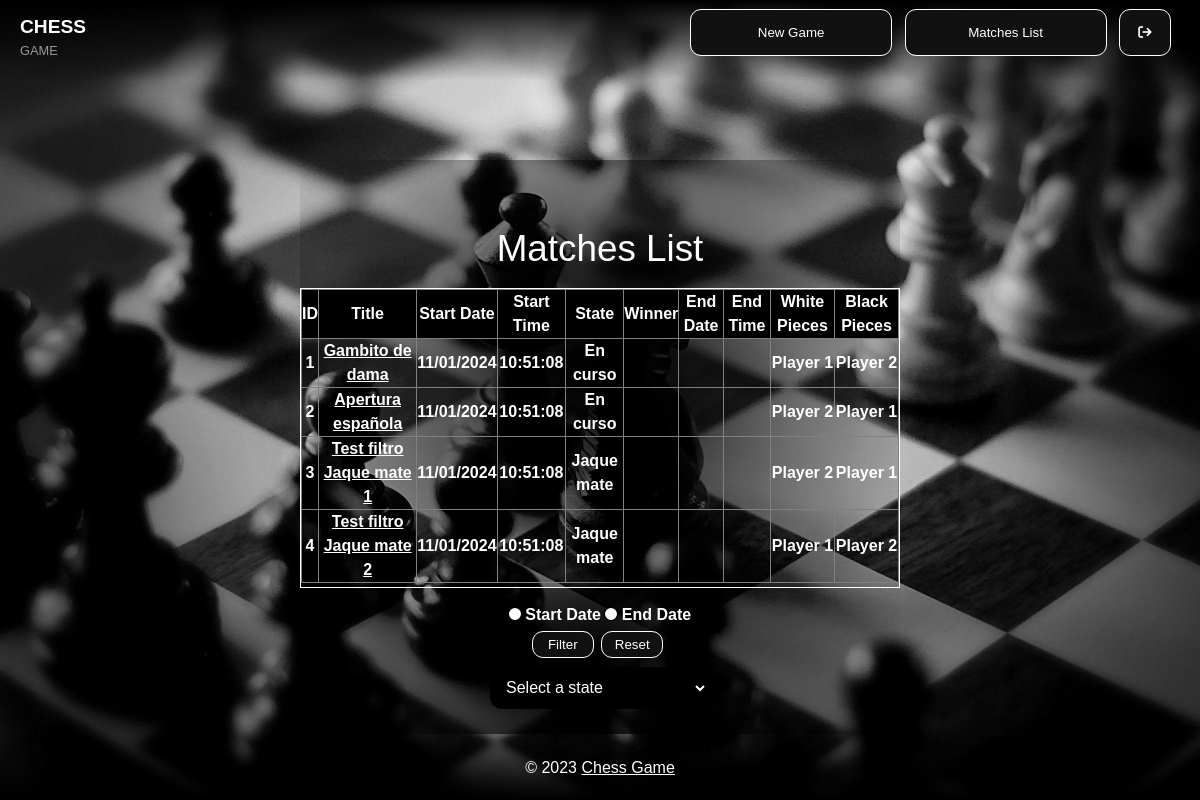
The app's page /Views/gameListView.php (signed in) with its own data.
### tables this page shows
CREATE TABLE T_Matches(
ID int primary key auto_increment,
title varchar(50) not null,
white int not null,
black int not null,
startDate datetime not null,
endDate datetime,
winner varchar(10),
state varchar(20) not null default("En curso"),
FOREIGN KEY (white) REFERENCES T_Players(ID),
FOREIGN KEY (black) REFERENCES T_Players(ID)
);

### src/Infrastructure/matchesDAL.php (called while the page is built, shortened)
<?php
class MatchesDAL
{
	function obtain()
	{
		$conection = mysqli_connect('localhost','root','12345');
 		mysqli_select_db($conection, 'chess_game');
		$consult = mysqli_prepare($conection, "SELECT ID, title, white, black, DATE_FORMAT(startDate, '%d/%m/%Y') AS startDate, DATE_FORMAT(startDate, '%H:%i:%s') AS startTime, state, winner, DATE_FORMAT(endDate, '%d/%m/%Y') AS endDate, DATE_FORMAT(endDate, '%H:%i:%s') AS endTime FROM T_Matches");
        $consult->execute();
        $result = $consult->get_result();
		$matches =  array();
        while ($myrow = $result->fetch_assoc())
        {
			array_push($matches,$myrow);
        }
		return $matches;
	}
}

### src/Business/matchesBL.php (called while the page is built, shortened)
<?php
require("../Infrastructure/matchesDAL.php");
class MatchesBL
{
    private $_ID;
    private $_Title;
    private $_White;
    private $_Black;
    private $_StartDate;
    private $_StartTime;
    private $_State;
    function init($id,$title,$white,$black,$startDate,$startTime,$endDate,$endTime,$winner,$state)
    {
        $this->_ID = $id;
        $this->_Title = $title;
        $this->_White = $white;
        $this->_Black = $black;
        $this->_StartDate = $startDate;
        $this->_StartTime = $startTime;
        $this->_State = $state;
    }
    function getID()
    {
        return $this->_ID;
    }
    function getTitle()
    {
        return $this->_Title;
    }
    function getWhite()
    {
        return $this->_White;
    }
    function getBlack()
    {
        return $this->_Black;
    }
    function getStartDate()
    {
        return $this->_StartDate;
    }
    function getStartTime()
    {
        return $this->_StartTime;
    }
    function getState()
    {
        return $this->_State;
    }
    function obtain()
    {
        $matchesDAL = new MatchesDAL();
        $rs = $matchesDAL->obtain();
		$matchesList =  array();
        foreach ($rs as $matches)
        {
            $oMatchesBL = new MatchesBL();
            $oMatchesBL->Init($matches['ID'],$matches['title'], $matches['white'],$matches['black'],$matches['startDate'],$matches['startTime'],$matches['endDate'],$matches['endTime'],$matches['winner'],$matches['state']);
            array_push($matchesList,$oMatchesBL);
        }
        return $matchesList;
    }
}

### src/Infrastructure/playersDAL.php (called while the page is built, shortened)
<?php
class PlayersDAL
{
	function obtain()
	{
		$conection = mysqli_connect('localhost','root','12345');
 		mysqli_select_db($conection, 'chess_game');
		$consult = mysqli_prepare($conection, "SELECT ID, name FROM T_Players");
        $consult->execute();
        $result = $consult->get_result();
		$players =  array();
        while ($myrow = $result->fetch_assoc())
        {
			array_push($players,$myrow);
        }
		return $players;
	}
}

### src/Business/playersBL.php (called while the page is built, shortened)
<?php
require("../Infrastructure/playersDAL.php");
class PlayersBL
{
    private $_ID;
    private $_Name;
    function init($id,$name)
    {
        $this->_ID = $id;
        $this->_Name = $name;
    }
    function getID()
    {
        return $this->_ID;
    }
    function getName()
    {
        return $this->_Name;
    }
    function obtain()
    {
        $playersDAL = new PlayersDAL();
        $rs = $playersDAL->obtain();
		$playersList =  array();
        foreach ($rs as $players)
        {
            $oPlayersBL = new PlayersBL();
            $oPlayersBL->Init($players['ID'],$players['name']);
            array_push($playersList,$oPlayersBL);
        }
        return $playersList;
    }
}

### src/Views/gameListView.php (the view, shortened to what this page needs)
<!DOCTYPE html>
<html lang="en">
<head>
    <link rel="stylesheet" href="../../css/chess_menu_styles.css">
</head>
<body>
    <header id="main-header">
		<a id="logo-header" href="../index.php">
			<span class="site-name">CHESS</span>
			<span class="site-desc">GAME</span>
		</a>
		<nav>
            <ul>
				<li><a href="new_gameView.php"><button class="glow-on-hover">New Game</button></a></li>
				<li><a href="gameListView.php"><button class="glow-on-hover">Matches List</button></a></li>
				<?php
					if (!isset($_SESSION['name']))
					{
						echo "<li><button id=\"user-menu\" class=\"glow-on-hover user-button\"><i class=\"fa-solid fa-user\"></i></button></li>
						<div id=\"sub-menu\"><a href=\"registerView.php\"><button class=\"glow-on-hover user-buttons\">Register</button></a><a href=\"loginView.php\"><button class=\"glow-on-hover user-buttons\">Login</button></a></div>";
					}
					else
					{
						echo "<li><a href=\"logout.php\"><button id=\"user-menu\" class=\"glow-on-hover user-button\"><i class=\"fa-solid fa-sign-out\"></i></button></a>";
					}
    			?>
			</ul>
		</nav>
	</header>
    <main id="list-view-content">
        <section id="table-section">
            <h1>Matches List</h1>
            <div id="constrainer">
                <div class="scrolltable">
                    <table id="matches" class="matches-table">
                        <thead>
                            <tr>
                                <th>ID</th>
                                <th>Title</th>
                                <th>Start Date</th>
                                <th>Start Time</th>
                                <th>State</th>
                                <th>Winner</th>
                                <th>End Date</th>
                                <th>End Time</th>
                                <th>White Pieces</th>
                                <th>Black Pieces</th>
                            </tr>
                        </thead>
                        <tbody>
                            <?php
                                require("../Business/matchesBL.php");
                                $matchesBL = new MatchesBL();
                                require("../Business/playersBL.php");
                                $playersBL = new PlayersBL();
                                $playersData = $playersBL->obtain();
                                $players = array();
                                function array_push_assoc($array, $key, $value){
                                    $array[$key] = $value;
                                    return $array;
                                 }
                                foreach ($playersData as $player)
                                {
                                    $players = array_push_assoc($players, $player->getID(), $player->getName());
                                }
                                if (isset($_POST["date"]) && $_POST["date"] == "startDate")
                                {
                                    $matchesData = $matchesBL->obtainFilteredStartDate();
                                }
                                else if (isset($_POST["date"]) && $_POST["date"] == "endDate")
                                {
                                    $matchesData = $matchesBL->obtainFilteredEndDate();
                                }
                                else
                                {
                                    $matchesData = $matchesBL->obtain();
                                }
                                foreach ($matchesData as $match)
                                {
                                    echo "<tr>
                                    <td>{$match->getID()}</td>
                                    <td><a href=\"boardView.php?id_match={$match->getID()}&state=0\">{$match->getTitle()}</a></td>
                                    <td>{$match->getStartDate()}</td>
                                    <td>{$match->getStartTime()}</td>
                                    <td>{$match->getState()}</td>
                                    <td>{$match->getWinner()}</td>
                                    <td>{$match->getEndDate()}</td>
                                    <td>{$match->getEndTime()}</td>
                                    <td>{$players[$match->getWhite()]}</td>
                                    <td>{$players[$match->getBlack()]}</td>
                                    </tr>";
                                }
                            ?>
                        </tbody>
                    </table>
                </div>
            </div>
        </section>
        <section id="filter-section">
            <div id = "filters">
                <form action="gameListView.php" id="filter-form" method="post">
                    <label class="radio" for="startDate">
                        <input type="radio" name="date" id="startDate" value="startDate"/> Start Date
                    </label>
                    <label class="radio" for="endDate">
                        <input type="radio" name="date" id="endDate" value="endDate"/> End Date
                    </label>
                    <div>
                        <input class="filter-btn" type="submit" value="Filter">
                        <input class="filter-btn" type="submit" value="Reset">
                    </div>
                </form>
                <select id="filter">
                    <option disabled selected value="none">Select a state</option>
                </select>
            </div>
        </section>
	</main>
    <footer id="main-footer">
		<p>&copy; 2023 <a href="../index.php">Chess Game</a></p>
	</footer>
</body>
</html>

### css/chess_menu_styles.css (style rules this page uses)
* { margin: 0; padding: 0; box-sizing: border-box; }
body { background-image: url("../img/menubg.jpg"); background-repeat: no-repeat; background-size: cover; background-attachment: fixed; margin: 0; padding: 0; font-family: Helvetica, Arial, sans-serif; font-size: 1em; line-height: 1.5em; overflow: hidden; }
h1 { font-size: 2.3em; line-height: 1.3em; margin: 15px 0; text-align: center; font-weight: 300; }
p { text-align: center; }
nav { float: right; }
nav ul { margin: 0; padding: 0; list-style: none; padding-right: 20px; }
nav ul li { display: inline-block; margin-top: 10px; margin-right: 10px; }
nav ul li a { display: block; text-decoration: none; }
#main-header { background: linear-gradient(0deg, rgba(255,255,255,0) 0%, rgb(0, 0, 0) 100%); color: white; height: 80px; }
#main-header a { color: white; }
#logo-header { user-select: none; float: left; padding: 15px 0 0 20px; text-decoration: none; }
#logo-header .site-name { display: block; font-weight: 700; font-size: 1.2em; }
#logo-header .site-desc { display: block; font-weight: 300; font-size: 0.8em; color: #999; }
.glow-on-hover { width: 200px; height: 45px; border: none; outline: none; color: #fff; background: #111; cursor: pointer; position: relative; z-index: 0; border-radius: 10px; outline: 1px solid white; }
.glow-on-hover:before { content: ''; background: linear-gradient(45deg, #999, #888); position: absolute; top: -2px; left:-2px; background-size: 400%; z-index: -1; filter: blur(5px); width: calc(100% + 4px); height: calc(100% + 4px); animation: glowing 20s linear infinite; opacity: 0; transition: opacity .3s ease-in-out; border-radius: 10px; }
.glow-on-hover:after { z-index: -1; content: ''; position: absolute; width: 100%; height: 100%; background: #111; left: 0; top: 0; border-radius: 10px; }
#list-view-content { color: white; text-align: center; width: 100vw; height: 70vh; animation: fadeIn 0.5s; }
#list-view-content #table-section { text-align: center; margin: 0 auto; margin-top: 10vh; padding-top: 50px; color: white; font-weight: bold; width: 50%; background: radial-gradient(circle, rgba(0,0,0,1) 0%, rgba(255,255,255,0) 100%); }
#list-view-content #filter-section { text-align: center; margin: 0 auto; color: white; font-weight: bold; padding: 15px 0 15px 0; width: 50%; background: radial-gradient(circle, rgba(0,0,0,1) 0%, rgba(255,255,255,0) 100%); }
input[type=radio] { border:2px solid white; box-shadow:0 0 0 1px black; appearance:none; border-radius:50%; width:12px; height:12px; background-color:#fff; transition:all ease-in 0.2s; }
#list-view-content select { display: inline-block; cursor: pointer; padding: 7px 10px; width: 220px; height: 42px; margin: 10px; outline: 0; border: 0; border-radius: 0; background: #000000; color: #fff; font-size: 1em; border:2px solid rgba(0,0,0,0.2); border-radius: 12px; }
#list-view-content .scrolltable { overflow-x: auto; height: 100%; display: flex; display: -webkit-flex; flex-direction: column; -webkit-flex-direction: column; }
#list-view-content #constrainer { width: 100%; height: 300px; }
#list-view-content #constrainer { border: 1px solid white; }
#list-view-content table { border-collapse: collapse; }
#list-view-content th, td { border: 1px solid gray; }
#list-view-content th { position:sticky; top: 0; user-select: none; background-color: #000; }
#list-view-content a { color: white; }
#filter-form .filter-btn { margin: 5px 5px 0 0; width: 60px; height: 25px; border: none; outline: none; color: #fff; background: #111; cursor: pointer; position: relative; z-index: 0; border-radius: 10px; outline: 1px solid white; }
#main-footer { position: absolute; bottom: 0; width: 100%; background: linear-gradient(0deg, rgb(0, 0, 0) 0%, rgba(255,255,255,0) 100%); color: white; text-align: center; padding: 20px; margin-top: 40px; }
#main-footer p { margin: 0; }
#main-footer a { color: white; }
.user-button { width: 50px; height: 45px; }

### records on screen
t_matches: ID "1", title "Gambito de dama", StartDate "11/01/2024", StartTime "10:51:08", state "En curso", white "Player 1", black "Player 2"
t_matches: ID "2", title "Apertura española", StartDate "11/01/2024", StartTime "10:51:08", state "En curso", white "Player 2", black "Player 1"
t_matches: ID "3", title "Test filtro Jaque mate 1", StartDate "11/01/2024", StartTime "10:51:08", state "Jaque mate", white "Player 2", black "Player 1"
t_matches: ID "4", title "Test filtro Jaque mate 2", StartDate "11/01/2024", StartTime "10:51:08", state "Jaque mate", white "Player 1", black "Player 2"
